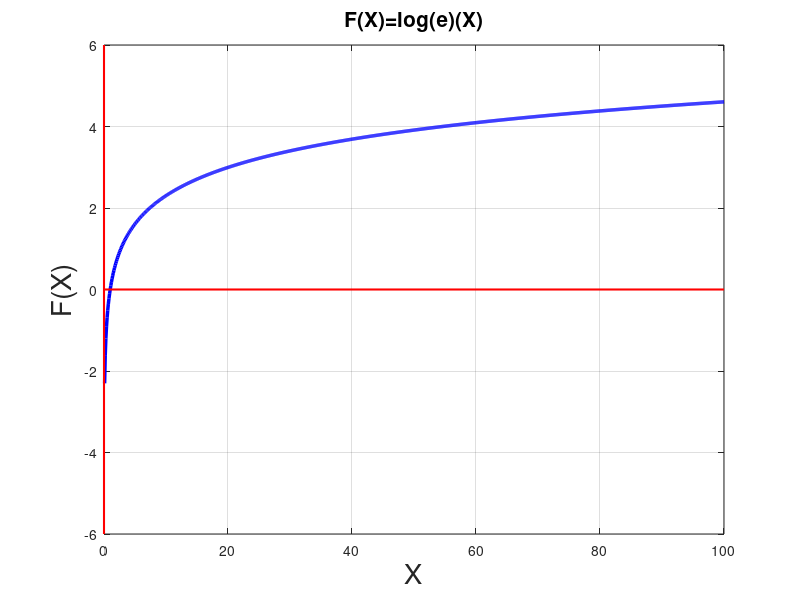

MATLAB code for this plot:
%Octave Script
%title               :Funciones trascendentes: Trigonometricas, Logaritmicas y Exponenciales
%Description         :identificar el dominio, rango y tipo de funcion
%Author:             :Angel Jesus Santiago Hernandez
%Date                :2021/11/25
%Version             :14
%Usage               :octave>cd/path/AXIOMAS
%Notes:              :Requiere aplicacion octave,usar su linea de comandos
%                    :https://octaveintro.readthedocs.io/en/latest/index.html

clear 
%Valores de x
x=[0:0.1:100];
%Logaritmo
y=log(x)/log(e);
%Grafica
plot(x,y,' b','linewidth',2.5);
hold on;
grid on;
plot([0 100],[0 0],'r-',"linewidth",1.5,"markersize",8);
plot([0 0],[-6 6],'r-',"linewidth",1.5,"markersize",8);
hold off;
%Titulo y ejes
title("F(X)=log(e)(X)",'FontSize',15);
xlabel("X",'FontSize',20);
ylabel("F(X)",'FontSize',20);
%Dominio, Rango y tipo de funcion
disp('FUNCION BIYECTIVA')